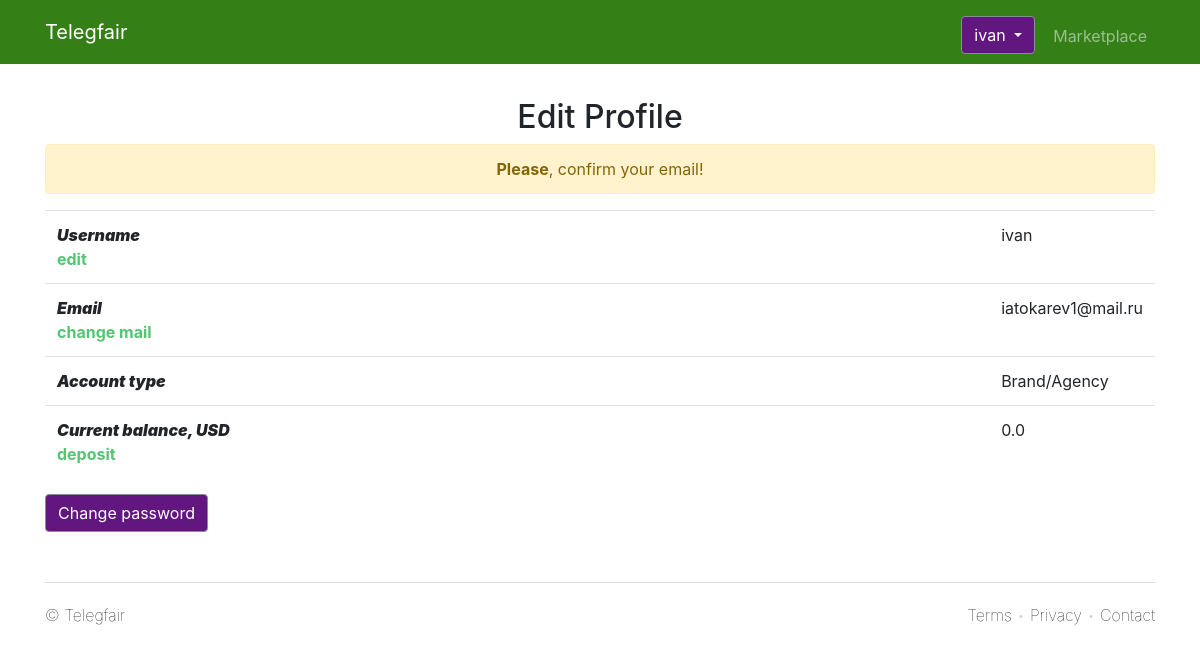
The page /settings (signed in) on the database as committed earlier.
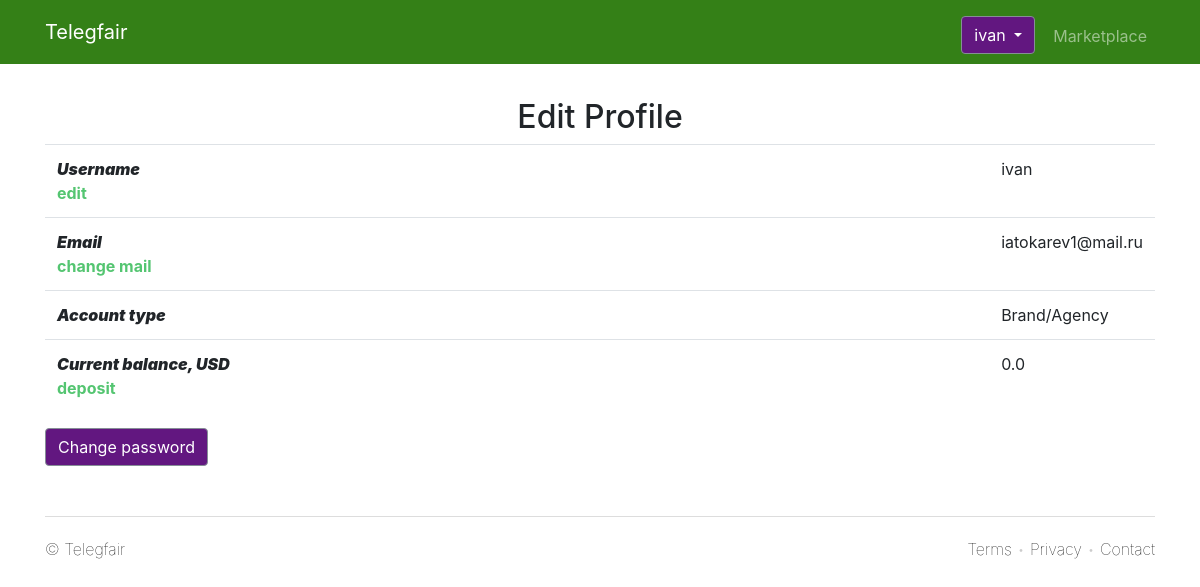
The same page on the database as committed later.
### app/__init__.py (models this page shows)
class User(UserMixin, db.Model):
    id = db.Column(db.Integer, primary_key=True)
    name = db.Column(db.String(50))
    email = db.Column(db.String(50), unique=True)
    password = db.Column(db.String(80))
    type = db.Column(db.String(30))
    email_confirmed = db.Column(db.Boolean(), default=0)
    current_balance = db.Column(db.Float(), default=0)

### app/views.py (the view, shortened to what this page needs)
@app.route('/settings', methods=['GET', 'POST'])
@login_required
def settings():
    change_username_form = ChangeUsernameForm()
    change_email_form = ChangeMailForm()
    change_password_form = ChangePasswordForm()
    return render_template('settings.html', change_username_form = change_username_form, change_email_form = change_email_form, change_password_form = change_password_form)

### app/__init__.py (called while the page is built)
@login_manager.user_loader
def load_user(user_id):
    return User.query.get(int(user_id))

### app/templates/settings.html (shortened to what this page needs)
{% extends "base.html" %}
{% block body %}
<div class="container" align = "center" style = "margin-top: 50px; margin-bottom: 50px;">
    <h2>Edit Profile</h2>
    {% if current_user.email_confirmed == 0 %}
        <div class="alert alert-warning">
            <strong>Please</strong>, confirm your email!
        </div>
    {% endif %}
    <table class="table table-responsive">
        <tbody>
            <tr>
                <th>
                    <div class = "upperleft" style = "white-space: nowrap; width: 1%;"><i class="icon-user"><strong>  Username</strong></i></div>
                    <div class="upperleft"><a href="#" data-toggle="modal" data-target="#ChangeUsername" style="white-space: nowrap; width: 1%; color: #54C571;">edit</a></div>
                </th>
                <td style = "white-space: nowrap; width: 1%;">{{ current_user.name }}</td>
            </tr>
            <tr>
                <th>
                    <div class = "upperleft" style = "white-space: nowrap; width: 1%;"><i class="icon-envelop"><strong>  Email</strong></i></div>
                    <div class="upperleft"><a href="#" data-toggle="modal" data-target="#ChangeEmail" style="color: #54C571;">change mail</a></div>
                </th>
                <td>{{ current_user.email }}</td>
            </tr>
            <tr>
                <th><i class="icon-pencil2"><strong>  Account type</strong></i></th>
                <td>{{ current_user.type }}</td>
            </tr>
            <tr>
                <th>
                    <div class = "upperleft" style = "white-space: nowrap; width: 1%;"><i class="icon-coin-dollar"><strong>  Current balance, USD</strong></i></div>
                    <div class="upperleft"><a href="#" style="white-space: nowrap; width: 1%; color: #54C571;">deposit</a></div>
                </th>
                <td>{{ current_user.current_balance }}</td>
            </tr>
        </tbody>
    </table>
    <div align="left">
        <button type="button" class="btn btn-style" data-toggle="modal" data-target="#ChangePassword">Change password</button>
    </div>
</div>
{% endblock %}

### app/templates/base.html (shortened to what this page needs)
<!DOCTYPE html>
{% import "wtf.html" as wtf %}
<html lang="en">
  <head>
    <link href="../static/css/bootstrap.min.css" rel="stylesheet">
    <link href="../static/css/half-slider.css" rel="stylesheet">
  </head>
  <body>
    <header>
    <nav class="navbar navbar-expand-lg navbar-dark fixed-top bg-company">
      <div class="container">
        <a class="navbar-brand" href="/">Telegfair</a>
        <div class="collapse navbar-collapse" id="navbarResponsive">
          <ul class="navbar-nav ml-auto">
            {% if not current_user.is_authenticated %}
            <li class="nav-item" style="padding:8px 0 0 10px;">
            		<a href="/signup" class="btn btn-style">Register For Free</a>
            </li>
            <li class="nav-item" style="padding:8px 0 0 10px;">
              <a class="nav-link" href="/login">Login</a>
            </li>
            {% else %}
            <li class="nav-item" style="padding:8px 0 0 10px;">
              <div class="dropdown">
                <button class="btn btn-style dropdown-toggle" type="button" id="dropdownMenuButton" data-toggle="dropdown" aria-haspopup="true" aria-expanded="false">
                  {{ current_user.name }}
                </button>
              </div>
            </li>
            {% endif %}
            <li class="nav-item" style="padding:8px 0 0 10px;">
              <a class="nav-link" href="/marketplace">Marketplace</a>
            </li>
          </ul>
        </div>
      </div>
    </nav>
    </header>
    {% block body %}
    {% endblock %}
    <footer>
        <div class="container">
            <div style = "border-top: 1px solid #ddd;  margin-top: 30px;
            padding-top: 20px; color: #CCC; font-weight: lighter;">
                <div style = "float: left!important;"><p style = "color: black;">&copy; Telegfair</p></div>
                <div style = "float: right!important;">
                    <a href="/tos" style = "color: black;">Terms</a> &bull;
                    <a href="/privacy" style = "color: black;">Privacy</a> &bull;
                    <a href="/contact" style = "color: black;" >Contact</a>
                </div>
            </div>
        </div>
    </footer>
  </body>
</html>

### app/static/css/half-slider.css (style rules this page uses)
body { padding-top: 3rem; padding-bottom: 0rem; }
.bg-company { background-color:#348017; color: white; }
.btn-style { color: white; background-color: #621780; border-color: #868e96; }
.upperleft { display: block; text-align: left; vertical-align: top; }

Rows that differ between the two databases and show on the page:
changed User "ivan": email_confirmed False → True (drawn)
Other text that changed with them:
text no longer shown: "Please , confirm your email!"
